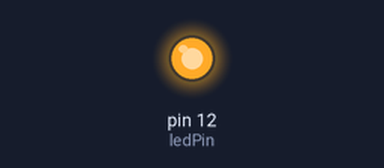
Recording of a sketch running on a simulated Arduino Uno, built with avr-gcc and run on an emulated ATmega328P. Parts: output pins drawn as LEDs (lit = HIGH).

Above: at 0.2 s.
At 6.2 s:
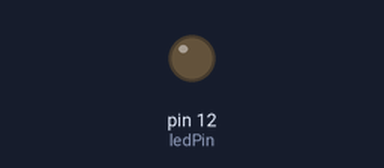
Timing chart, 0 to 7.8 s (numbered marks = the images above):
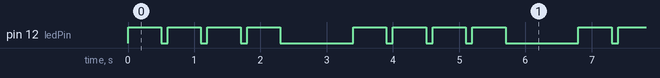

Measured:
- by itself, pin 12 (ledPin): repeats every 3.4 s: 3 × (LOW 0.10 s, HIGH 0.50 s), LOW 1.1 s, HIGH 0.50 s
- by itself, everything shown: repeats every 3.4 s, in 8 steps

The sketch:

Task1_Kudryashov_PM20_1.ino
```cpp
// Подключаем библиотеку Arduino
#include <Arduino.h>
// Параметры для мигания светодиода
const int ledPin = 12; // Пин, к которому подключен светодиод
const int N = 4;       // Количество миганий
const unsigned long S = 500; // Длительность мигания в миллисекундах
const unsigned long P = 100; // Пауза между миганиями в миллисекундах
void setup() {
  pinMode(ledPin, OUTPUT); // Устанавливаем пин светодиода как выход
}
void loop() {
  // Выполняем N-кратное мигание светодиода
  for (int i = 0; i < N; i++) {
    digitalWrite(ledPin, HIGH); // Включаем светодиод
    delay(S);                   // Ждем S миллисекунд
    digitalWrite(ledPin, LOW);  // Выключаем светодиод
    delay(P);                   // Пауза между миганиями
  }
  delay(1000);
}
```
